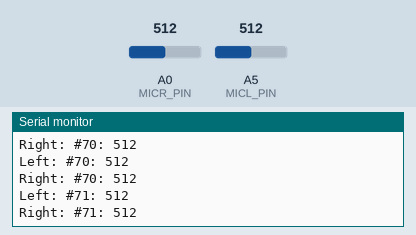
Simulated run of this sketch. Board: Arduino Uno, built with avr-gcc and run on an emulated ATmega328P. Shown: the last lines printed to the serial monitor. The inputs (shaded band) are chosen by the test bench; at power-on: A0 (MICR_PIN) = 512, A5 (MICL_PIN) = 512.

Above: at 7.2 s.
7.3 s: A0 (MICR_PIN) set to 993
At 7.8 s:
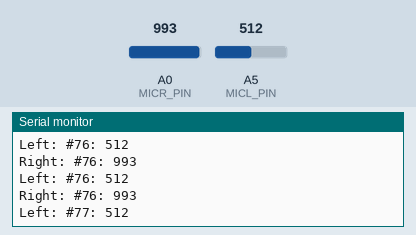
8.8 s: A0 (MICR_PIN) set to 1008
At 9.4 s:
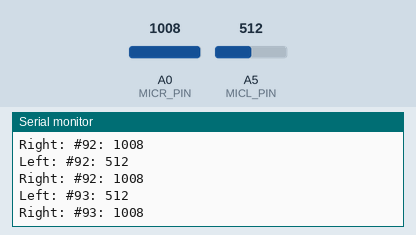
10.3 s: A5 (MICL_PIN) set to 992
At 10.9 s:
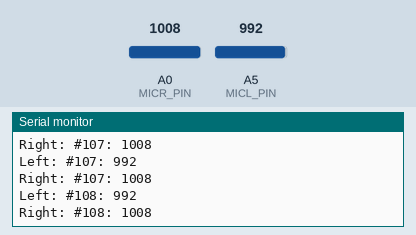
11.8 s: A5 (MICL_PIN) set to 1013
At 12.6 s:
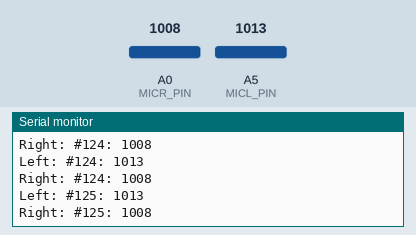
Timing chart, 0 to 14.3 s (numbered marks = the images above; inputs shaded):
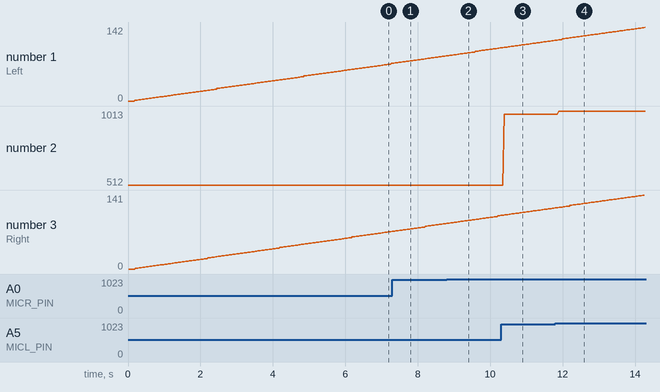

Measured:
- the behaviour switches between 999 and 1000 on A0 (MICR_PIN) (found by bisection; images 1 and 2)

The sketch:

hw11_v1.ino
```cpp
#define MICR_PIN          A0
#define MICL_PIN          A5

const unsigned int SAMPLEWINDOW = 100;   // Represents quantum unit to be considered by machine learning, in milliseconds
unsigned long start_time = 0;            // Time (in milliseconds) when sampling started

void setup() {
  Serial.begin(9600);
//  analogReadResolution(10);
  start_time = millis();
}

void loop() {
  unsigned long window_num = (millis() - start_time) / 100;
  unsigned int sample_left = analogRead(MICL_PIN);
  unsigned int sample_right = analogRead(MICR_PIN);

  if (sample_left < 1024 && sample_right < 1024) {      // toss out spurious readings
    Serial.print("Left: #");
    Serial.print(window_num);
    Serial.print(": ");
    Serial.println(sample_left);
    Serial.print("Right: #");
    Serial.print(window_num);
    Serial.print(": ");
    Serial.println(sample_right);
  }
}
```
